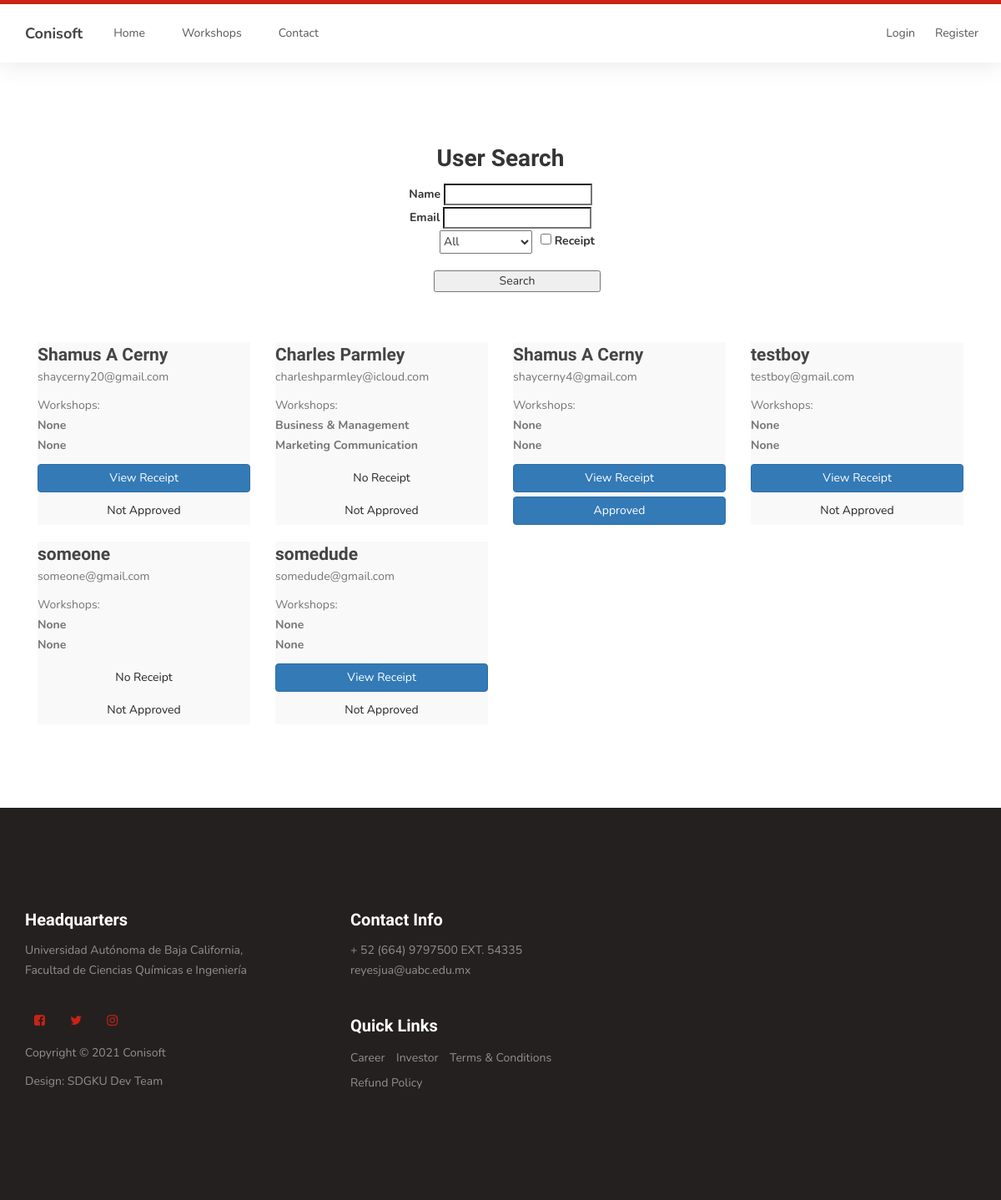
/manage, run on the app's committed database.
### mainApp/models.py (models this page shows, shortened)
class User(AbstractBaseUser):
    email = models.EmailField(
        verbose_name='email address',
        max_length=255,
        unique=True,
    )
    is_active = models.BooleanField(default=True)
    staff = models.BooleanField(default=False) # a admin user; non super-user
    admin = models.BooleanField(default=False) # a superuser
    Full_Name = models.CharField(max_length=200)
    industry_type = models.CharField(max_length=200)
    presenter = models.BooleanField(default=False)
    is_approved = models.BooleanField(default=False) # reciept approval
    paper = models.FileField('paper', upload_to='papers', null=True, blank=True)
    guests = models.IntegerField(default=0, null=True)
    workshops_subscribed = models.IntegerField(default=0)
    receipt_photo = models.ImageField('Receipt Photo', upload_to='receipts', null=True, blank=True)
    course_1_name = models.CharField(max_length=200, null=True, default='None')
    course_1_id = models.IntegerField(default=0, null=True)
    course_1_link = models.CharField(max_length=200, null=True, default='None')
    course_2_name = models.CharField(max_length=200, null=True, default='None')
    course_2_id = models.IntegerField(default=0, null=True)
    course_2_link = models.CharField(max_length=200, null=True, default='None')
    USERNAME_FIELD = 'email'
    REQUIRED_FIELDS = [] # Email & Password are required by default.
    objects = UserManager()

### mainApp/views.py (the view)
# urls.py: path('manage', ManageView.as_view(), name='manage'),
class ManageView(ListView):
    model = User
    template_name = 'manage.html'
    context_object_name = 'search_results'
    def get_queryset(self):
       result = super(ManageView, self).get_queryset()
       name_search = self.request.GET.get('name_search')
       email_search = self.request.GET.get('email_search')
       approval_search = self.request.GET.get('approval_type')
       receipt_search = self.request.GET.get('receipt_search')
       if email_search or approval_search or name_search or receipt_search:
          postresult = User.objects.filter(Full_Name__contains=name_search, email__contains=email_search,
		  is_approved__contains=approval_search, receipt_photo__contains='.')
          result = postresult
       else:
           result = User.objects.all()
       return result

### templates/manage.html (shortened to what this page needs)
{% extends 'base.html' %}
{% load static %}
{% block content %}
<section id="courses">
    <div class="container">
        <div class="row">
            <div class="section-title">
                <h2>User Search</h2>
                <form class="add_your_class" method="GET" action="" >
                    <label for="name_search">Name</label>
                    <input class="add_your_class" type="search" name="name_search"><br>
                    <label for="email_search">Email</label>
                    <input class="add_your_class" type="search" name="email_search"><br>
                    <div style="display: inline-flex; position: relative; left: 2rem;">
                        <select class="form-select" aria-label="Default select example" name="approval_type" style="margin-right: 1rem;">
                            <option selected value="">All</option>
                        </select>
                        <div class="form-check form-switch">
                            <input class="form-check-input" name="receipt_search" type="checkbox" id="flexSwitchCheckDefault">
                            <label class="form-check-label" for="flexSwitchCheckDefault">Receipt</label>
                        </div>
                    </div>
                    <br><br>
                    <button class="add_your_class" type="submit" style="width: 20rem; position: relative; left: 2rem;"> Search </button>
                </form>
            </div>
        </div>
    </div>
    <div class="container">
        <div class="row">
            <div class="col-md-12 col-sm-12">
                {% for user in search_results %}
                <div class="col-md-3 col-sm-3">
                    <div class="item">
                        <div class="courses-thumb">
                            <div class="card" style="width: 100%;">
                                <div class="card-body">
                                    <a href="/admin/mainApp/user/{{user.id}}/change/"><h3 class="card-title">{{ user.Full_Name }}</h3></a>
                                    <a href="/admin/mainApp/user/{{user.id}}/change/"><p class="card-text">{{ user.email }}</p></a>
                                    <a href="/admin/mainApp/user/{{user.id}}/change/"><p class="card-text">Workshops: <br><strong>{{ user.course_1_name }} <br>{{ user.course_2_name }}</strong></p></a>
                                    {% if user.receipt_photo %}
                                        <a href='media/{{ user.receipt_photo }}' class="btn btn-primary" style="width: 100%; margin-bottom: 5px;" alt="Missing">View Receipt</a>
                                    {% else %}
                                        <a href='/admin/mainApp/user/{{user.id}}/change/' class="btn btn-outline-primary" style="width: 100%; margin-bottom: 5px;" alt="Missing">No Receipt</a>
                                    {% endif %}
                                        <br>
                                    {% if user.is_approved == True %}
                                        <a href="/admin/mainApp/user/{{user.id}}/change/" class="btn btn-primary" style="width: 100%;">Approved</a>
                                    {% else %}
                                        <a href="/admin/mainApp/user/{{user.id}}/change/" class="btn btn-outline-primary" style="width: 100%;">Not Approved</a>
                                    {% endif %}
                                </div>
                            </div>
                        </div>
                    </div>
                </div>
                {% empty %}
                    <h1>No Results</h1>
                {% endfor %}
            </div>
        </div>
    </div>
</section>
{% endblock %}

### static/css/templatemo-style.css (style rules this page uses)
body { background: #ffffff; font-family: 'Nunito', sans-serif; overflow-x: hidden; padding-top: 70px; }
h1, h2, h3, h4, h5, h6 { font-family: 'Muli', sans-serif; font-weight: bold; line-height: inherit; }
h2 { color: #353535; font-size: 2em; padding-bottom: 10px; }
h3 { font-size: 1.5em; margin-bottom: 0; }
h3, h3 a { color: #454545; }
p { color: #757575; font-size: 14px; font-weight: normal; line-height: 24px; }
html { -webkit-font-smoothing: antialiased; }
a { color: #252525; -webkit-transition: 0.5s; transition: 0.5s; text-decoration: none !important; }
a, input, button, .form-control { -webkit-transition: 0.5s; transition: 0.5s; }
.section-title { padding-bottom: 40px; }
.section-title h2 { margin: 0; }
section { position: relative; padding: 100px 0; }
#courses .section-title { text-align: center; }
.courses-thumb { background: #f9f9f9; position: relative; }

### data on the page
User: Full_Name "Shamus A Cerny", email "shaycerny20@gmail.com", course_1_name "None", course_2_name "None", {{ user.id }} 1 (drawn)
User: Full_Name "Charles Parmley", email "charleshparmley@icloud.com", course_1_name "Business & Management", course_2_name "Marketing Communication"
User: Full_Name "Shamus A Cerny", email "shaycerny4@gmail.com", course_1_name "None", course_2_name "None"
User: Full_Name "testboy", email "testboy@gmail.com", course_1_name "None", course_2_name "None"
User: Full_Name "someone", email "someone@gmail.com", course_1_name "None", course_2_name "None"
User: Full_Name "somedude", email "somedude@gmail.com", course_1_name "None", course_2_name "None"
